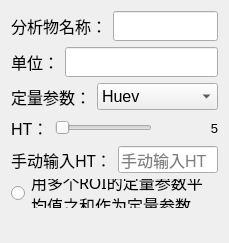
          <widget class="QWidget" name="page_4">
           <property name="geometry">
            <rect>
             <x>0</x>
             <y>0</y>
             <width>221</width>
             <height>243</height>
            </rect>
           </property>
           <attribute name="label">
            <string>基础信息</string>
           </attribute>
           <layout class="QVBoxLayout" name="verticalLayout_12" stretch="0,0,0,0,0,0,1">
            <item>
             <layout class="QHBoxLayout" name="horizontalLayout_2" stretch="0,1">
              <item>
               <widget class="QLabel" name="label_3">
                <property name="font">
                 <font>
                  <family>微软雅黑</family>
                  <pointsize>12</pointsize>
                 </font>
                </property>
                <property name="text">
                 <string>分析物名称：</string>
                </property>
               </widget>
              </item>
              <item>
               <widget class="QLineEdit" name="lineEdit_wuzhi">
                <property name="font">
                 <font>
                  <family>Adobe Devanagari</family>
                  <pointsize>12</pointsize>
                 </font>
                </property>
                <property name="text">
                 <string/>
                </property>
               </widget>
              </item>
             </layout>
            </item>
            <item>
             <layout class="QHBoxLayout" name="horizontalLayout_3" stretch="0,1">
              <item>
               <widget class="QLabel" name="label_4">
                <property name="font">
                 <font>
                  <family>微软雅黑</family>
                  <pointsize>12</pointsize>
                 </font>
                </property>
                <property name="text">
                 <string>单位：</string>
                </property>
               </widget>
              </item>
              <item>
               <widget class="QLineEdit" name="lineEdit_danwei">
                <property name="font">
                 <font>
                  <family>Adobe Devanagari</family>
                  <pointsize>12</pointsize>
                 </font>
                </property>
               </widget>
              </item>
             </layout>
            </item>
            <item>
             <layout class="QHBoxLayout" name="horizontalLayout_23" stretch="0,1">
              <item>
               <widget class="QLabel" name="label_15">
                <property name="sizePolicy">
                 <sizepolicy hsizetype="Fixed" vsizetype="Preferred">
                  <horstretch>0</horstretch>
                  <verstretch>0</verstretch>
                 </sizepolicy>
                </property>
                <property name="font">
                 <font>
                  <family>微软雅黑</family>
                  <pointsize>12</pointsize>
                 </font>
                </property>
                <property name="text">
                 <string>定量参数：</string>
                </property>
               </widget>
              </item>
              <item>
               <widget class="QComboBox" name="comboBox_colorsee">
                <property name="font">
                 <font>
                  <family>Arial</family>
                  <pointsize>12</pointsize>
                 </font>
                </property>
                <item>
                 <property name="text">
                  <string>Huev</string>
                 </property>
                </item>
                <item>
                 <property name="text">
                  <string>R</string>
                 </property>
                </item>
                <item>
                 <property name="text">
                  <string>G</string>
                 </property>
                </item>
                <item>
                 <property name="text">
                  <string>B</string>
                 </property>
                </item>
                <item>
                 <property name="text">
                  <string>Gray</string>
                 </property>
                </item>
                <item>
                 <property name="text">
                  <string>R/G</string>
                 </property>
                </item>
                <item>
                 <property name="text">
                  <string>R/B</string>
                 </property>
                </item>
                <item>
                 <property name="text">
                  <string>G/B</string>
                 </property>
                </item>
                <item>
                 <property name="text">
                  <string>G/R</string>
                 </property>
                </item>
                <item>
                 <property name="text">
                  <string>B/R</string>
                 </property>
                </item>
                <item>
                 <property name="text">
                  <string>B/G</string>
                 </property>
                </item>
                <item>
                 <property name="text">
                  <string>L of Lab</string>
                 </property>
                </item>
                <item>
                 <property name="text">
                  <string>a of Lab</string>
                 </property>
                </item>
                <item>
                 <property name="text">
                  <string>b of Lab</string>
                 </property>
                </item>
                <item>
                 <property name="text">
                  <string>L of Luv</string>
                 </property>
                </item>
                <item>
                 <property name="text">
                  <string>u of Luv</string>
                 </property>
                </item>
                <item>
                 <property name="text">
                  <string>v of Luv</string>
                 </property>
                </item>
                <item>
                 <property name="text">
                  <string>Hue of HSV</string>
                 </property>
                </item>
                <item>
                 <property name="text">
                  <string>S of HSV</string>
                 </property>
                </item>
                <item>
                 <property name="text">
                  <string>V of HSV</string>
                 </property>
                </item>
                <item>
                 <property name="text">
                  <string>Hue of HLS</string>
                 </property>
                </item>
                <item>
                 <property name="text">
                  <string>L of HLS</string>
                 </property>
                </item>
                <item>
                 <property name="text">
                  <string>S of HLS</string>
                 </property>
                </item>
                <item>
                 <property name="text">
                  <string>X of XYZ</string>
                 </property>
                </item>
                <item>
                 <property name="text">
                  <string>Y of XYZ</string>
                 </property>
                </item>
                <item>
                 <property name="text">
                  <string>Z of XYZ</string>
                 </property>
                </item>
                <item>
                 <property name="text">
                  <string>Y of YCrCb</string>
                 </property>
                </item>
                <item>
                 <property name="text">
                  <string>Cr of YCrCb</string>
                 </property>
                </item>
                <item>
                 <property name="text">
                  <string>Cb of YCrCb</string>
                 </property>
                </item>
                <item>
                 <property name="text">
                  <string>Y of YUV</string>
                 </property>
                </item>
                <item>
                 <property name="text">
                  <string>U of YUV</string>
                 </property>
                </item>
                <item>
                 <property name="text">
                  <string>V of YUV</string>
                 </property>
                </item>
                <item>
                 <property name="text">
                  <string>C of CMYK</string>
                 </property>
                </item>
                <item>
                 <property name="text">
                  <string>M of CMYK</string>
                 </property>
                </item>
                <item>
                 <property name="text">
                  <string>Y of CMYK</string>
                 </property>
                </item>
                <item>
                 <property name="text">
                  <string>K of CMYK</string>
                 </property>
                </item>
               </widget>
              </item>
             </layout>
            </item>
            <item>
             <layout class="QHBoxLayout" name="horizontalLayout_18" stretch="0,1,0">
              <item>
               <widget class="QLabel" name="label_13">
                <property name="font">
                 <font>
                  <family>Arial</family>
                  <pointsize>12</pointsize>
                 </font>
                </property>
                <property name="text">
                 <string>HT：</string>
                </property>
               </widget>
              </item>
              <item>
               <widget class="QSlider" name="horizontalSlider_value">
                <property name="minimumSize">
                 <size>
                  <width>90</width>
                  <height>0</height>
                 </size>
                </property>
                <property name="font">
                 <font>
                  <family>微软雅黑</family>
                  <pointsize>12</pointsize>
                 </font>
                </property>
                <property name="minimum">
                 <number>50000</number>
                </property>
                <property name="maximum">
                 <number>3650000</number>
                </property>
                <property name="singleStep">
                 <number>1</number>
                </property>
                <property name="orientation">
                 <enum>Qt::Horizontal</enum>
                </property>
               </widget>
              </item>
              <item>
               <widget class="QLabel" name="label_yanseyuzhi">
                <property name="sizePolicy">
                 <sizepolicy hsizetype="Fixed" vsizetype="Preferred">
                  <horstretch>0</horstretch>
                  <verstretch>0</verstretch>
                 </sizepolicy>
                </property>
                <property name="minimumSize">
                 <size>
                  <width>60</width>
                  <height>0</height>
                 </size>
                </property>
                <property name="font">
                 <font>
                  <family>Arial</family>
                  <pointsize>10</pointsize>
                  <weight>50</weight>
                  <bold>false</bold>
                 </font>
                </property>
                <property name="text">
                 <string>5</string>
                </property>
                <property name="alignment">
                 <set>Qt::AlignRight|Qt::AlignTrailing|Qt::AlignVCenter</set>
                </property>
               </widget>
              </item>
             </layout>
            </item>
            <item>
             <layout class="QHBoxLayout" name="horizontalLayout_24" stretch="0,1">
              <item>
               <widget class="QLabel" name="label_38">
                <property name="sizePolicy">
                 <sizepolicy hsizetype="Fixed" vsizetype="Preferred">
                  <horstretch>0</horstretch>
                  <verstretch>0</verstretch>
                 </sizepolicy>
                </property>
                <property name="font">
                 <font>
                  <family>微软雅黑</family>
                  <pointsize>12</pointsize>
                 </font>
                </property>
                <property name="text">
                 <string>手动输入HT：</string>
                </property>
               </widget>
              </item>
              <item>
               <widget class="QLineEdit" name="lineEdit_yuzhi">
                <property name="minimumSize">
                 <size>
                  <width>55</width>
                  <height>0</height>
                 </size>
                </property>
                <property name="font">
                 <font>
                  <family>Arial</family>
                  <pointsize>12</pointsize>
                 </font>
                </property>
                <property name="text">
                 <string/>
                </property>
                <property name="placeholderText">
                 <string>手动输入HT</string>
                </property>
               </widget>
              </item>
             </layout>
            </item>
            <item>
             <layout class="QHBoxLayout" name="horizontalLayout_46" stretch="0,1">
              <item>
               <widget class="QRadioButton" name="radioButton_roisum">
                <property name="text">
                 <string/>
                </property>
               </widget>
              </item>
              <item>
               <widget class="QLabel" name="label_50">
                <property name="font">
                 <font>
                  <family>Microsoft YaHei</family>
                  <pointsize>12</pointsize>
                 </font>
                </property>
                <property name="text">
                 <string>用多个ROI的定量参数平均值之和作为定量参数</string>
                </property>
                <property name="wordWrap">
                 <bool>true</bool>
                </property>
               </widget>
              </item>
             </layout>
            </item>
            <item>
             <widget class="QLabel" name="label_45">
              <property name="font">
               <font>
                <family>Adobe Devanagari</family>
                <pointsize>10</pointsize>
               </font>
              </property>
              <property name="text">
               <string/>
              </property>
             </widget>
            </item>
           </layout>
          </widget>
